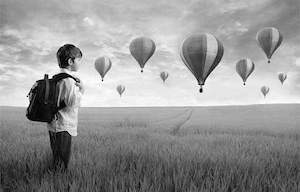
#> input picture boy.jpg, 300 x 192 px
$ python hist_analysis_img.py
#> lines starting #> are read from the running program, lines starting #| are printed output that depends on the picture
import cv2
import matplotlib.pyplot as plt

img = cv2.imread("boy.jpg", cv2.IMREAD_GRAYSCALE)
#> img is the input picture: shape (192, 300); min 0, max 255, mean 149.8
histr = cv2.calcHist([img],[0],None,[256],[0,256])
#> histr = 256 values, max 557 at index 230, min 13 at index 3, mean 225
print(histr[1])
#| [15.]
print(histr[0])
#| [103.]
print(histr)
#> (printed output is left out)
plt.plot(histr)
plt.show()
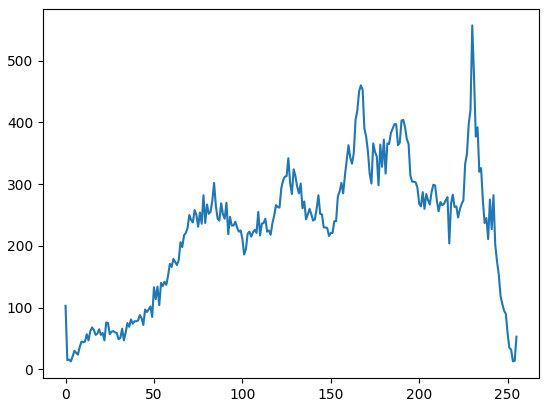
#> figure drawn by matplotlib, 1 panel; curve peaks at x = 230, y = 557

$ run again, with danny-dog.jpg copied over boy.jpg
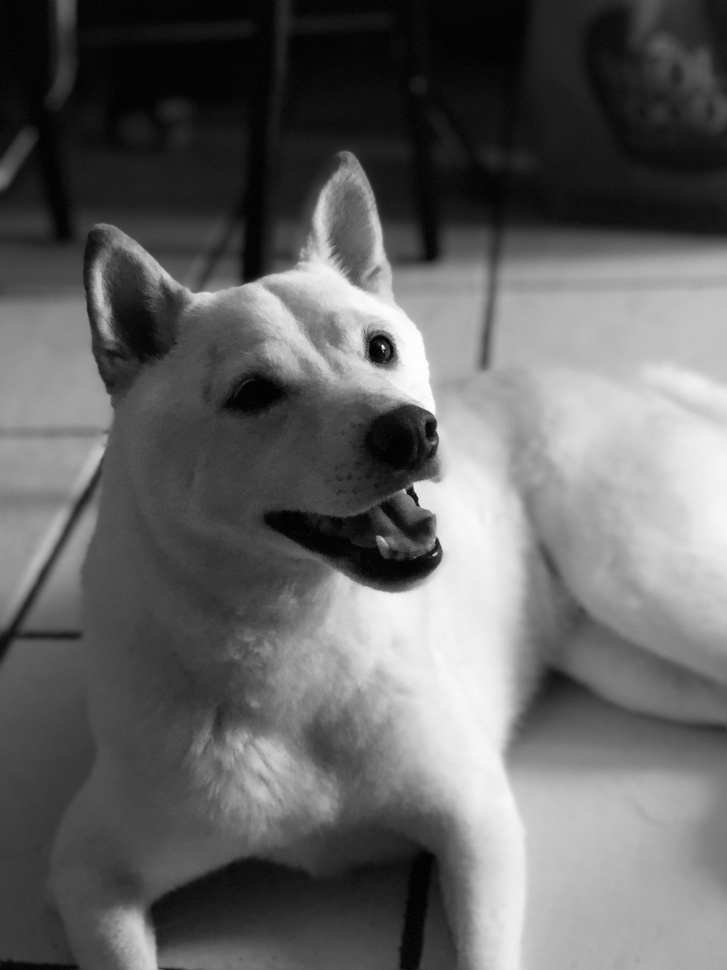
#> input picture danny-dog.jpg, 727 x 970 px, shrunk from 3024 x 4032 before the run
#> img is the input picture: shape (970, 727); min 0, max 255, mean 99.8
#> histr = 256 values, max 10604 at index 5, min 6 at index 255, mean 2754.6
#| [50.]
#| [11.]
#> (printed output is left out)
#> `plt.show()`:
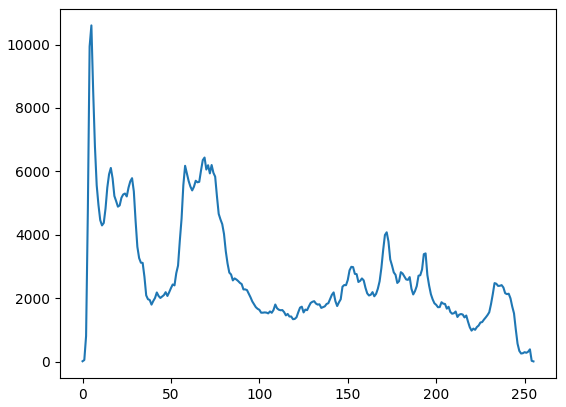
#> figure drawn by matplotlib, 1 panel; curve peaks at x = 5, y = 10604
